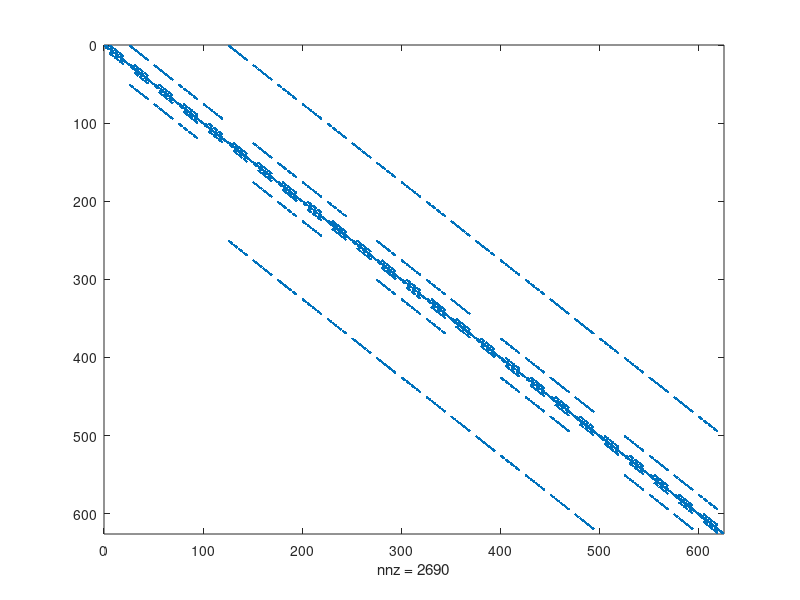

MATLAB code to generate this figure:
function hitchhiking()
    %(1)AB, (2)Ab, (3)aB, (4)ab
        
    size = 5; 
    r = 0.0;
    WA = 1.1;
    Wa = 0.9;
    
    birthdeathmat = birthdeathv3(size,WA,Wa,r);
    spy(birthdeathmat)
    %get probability of absorbption
    [V,D,W] = eig(full(birthdeathmat));
    absorbmatrix = sparse(size^4,size^4);
    for i = 1:size^4
        if(D(i,i)==1)
            elem = find(V(:,i) == 1);
            absorbmatrix(elem,:) = W(:,i)*(1/W(elem,i));
        end
    end
    
    save('absorbmat.mat', 'absorbmatrix');
end

function absorbtionmatrix()
    for n = 2:size
        %get rescue / hitchhiking but conditioned on fixation.
        vec = absorbmatrix(:,mat2elem(1,n,size,1,size));
        FA = 0;
        for i = 2:size^4 % skip the first state (0,0,0,0)
            if(vec(i) ~= 0)
                [AB,Ab,aB,ab] = elem2mat(i,size);
                [FAtemp] = projectF(AB-1,Ab-1,aB-1,ab-1,s,r,10);
                FA = FA+vec(i)*FAtemp/(1-vec(1)); %FAB/(FAB+FAb)
                %Fa = Fa+vec(i)*Fatemp/(1-vec(1));
            end
        end

        %FA
    end
end

function realizations(birthdeathmat)
        
    %realization
    mc = dtmc(transpose(birthdeathmat));
    t=100;
    out=simulate(mc,t,'X0',initialvec(1,3,size,1,size));
    matout = zeros(t,4);
    for i = 1:t
        [AB,Ab,aB,ab]=elem2mat(out(i),size);
        matout(i,:) = [AB,Ab,aB,ab];
    end
    
    plot(matout)
    dlmwrite("data/test.csv",matout)   
end

function FA = projectFAfromMatrix(size,mat)
    %get probability of absorbption
    [V,D,W] = eig(full(mat));
    absorbmatrix = sparse(size^4,size^4);
    for i = 1:size^4
        if(D(i,i)==1)
            elem = find(V(:,i) == 1);
            absorbmatrix(elem,:) = W(:,i)*(1/W(elem,i));
        end
    end
    
    %get rescue / hitchhiking but conditioned on fixation.
    vec = absorbmatrix(:,mat2elem(1,2,size,1,size));
    FA = 0;
    for i = 2:size^4 % skip the first state (0,0,0,0)
        if(vec(i) ~= 0)
            [AB,Ab,aB,ab] = elem2mat(i,size);
            [FAtemp] = projectF(AB-1,Ab-1,aB-1,ab-1,s,r,10);
            FA = FA+vec(i)*FAtemp/(1-vec(1)); %FAB/(FAB+FAb)
            %Fa = Fa+vec(i)*Fatemp/(1-vec(1));
        end
    end
    
    FA

end

function [E, V, MA, Ma] = data(t,initvec,powermat,size)
    resol = 100;
    
    temppower = eye(size^4);
    E = zeros(t,4);
    V = zeros(t,4);
    MA = zeros(t,resol);
    Ma = zeros(t,resol);
    
    for tt = 1:t
        vec = temppower*initvec;
        for i = 1: size^4
            [k,l,m,n] = elem2mat(i,size);
            E(tt,1) = E(tt,1) + (k-1)*vec(i);
            E(tt,2) = E(tt,2) + (l-1)*vec(i);
            E(tt,3) = E(tt,3) + (m-1)*vec(i);
            E(tt,4) = E(tt,4) + (n-1)*vec(i);
            V(tt,1) = V(tt,1) + (k-1)*(k-1)*vec(i);
            V(tt,2) = V(tt,2) + (l-1)*(l-1)*vec(i);
            V(tt,3) = V(tt,3) + (m-1)*(m-1)*vec(i);
            V(tt,4) = V(tt,4) + (n-1)*(n-1)*vec(i);
            
            %full prob dist for F
            if((k-1)+(l-1) ~= 0)
                %fixation of A occurred
                if(k-1 == 0)
                    MA(tt,1) = MA(tt,1) + vec(i);
                else
                    MA(tt,ceil(((k-1)/((k-1)+(l-1)))*resol)) =  MA(tt,ceil(((k-1)/((k-1)+(l-1)))*resol)) + vec(i);
                end
            else
                %no fixation of A occurred
                MA(tt,1) = MA(tt,1) + vec(i);
            end

            if((m-1)+(n-1) ~= 0)
                %fixation of A occurred
                if(m-1 == 0)
                    Ma(tt,1) = Ma(tt,1) + vec(i);
                else
                    Ma(tt,ceil(((m-1)/((m-1)+(n-1)))*resol)) =  Ma(tt,ceil(((m-1)/((m-1)+(n-1)))*resol)) + vec(i);
                end
            else
                %no fixation of A occurred
                Ma(tt,1) = Ma(tt,1) + vec(i);
            end
        end
        
        V(tt,1) = V(tt,1) - (E(tt,1)*E(tt,1));
        V(tt,2) = V(tt,2) - (E(tt,2)*E(tt,2));
        V(tt,3) = V(tt,3) - (E(tt,3)*E(tt,3));
        V(tt,4) = V(tt,4) - (E(tt,4)*E(tt,4));
                
        temppower = temppower*powermat;
    end
end

function vec = initialvec(AB,Ab,aB,ab,size)
vec = zeros(size^4,1);
vec(mat2elem(AB,Ab,aB,ab,size)) = 1;
end

function matrix = birthdeathv2(size, WA, Wa, r)
    matrix = sparse(size^4,size^4);
    for AB = 1:size
        for Ab = 1:size
            for aB = 1:size
                for ab = 1:size
                    if(AB~=size && Ab~= size) %process ends if AB || Ab == size
                        sum=AB+Ab+aB+ab-4;
                        temp = 0;
                        if(sum~=0)
                            fAB=(AB-1)/sum;
                            fAb=(Ab-1)/sum;
                            faB=(aB-1)/sum;
                            fab=(ab-1)/sum;
                            D=(fAB*fab-fAb*faB);
                            dAB=fAB-r*D;
                            dAb=fAb+r*D;
                            daB=faB+r*D;
                            dab=fab-r*D;
                            %Calculate temp
                            if(AB ~= 1)
                            temp = temp + (AB-1)*WA*0.1;
                            end
                            if(Ab ~= 1)
                            temp = temp + (Ab-1)*WA*0.1;
                            end
                            if(aB ~= 1)
                            temp = temp + (aB-1)*Wa*0.1;
                            end
                            if(ab ~= 1)
                            temp = temp + (ab-1)*Wa*0.1;
                            end
                            if(AB ~= size)
                            temp = temp + (fAB-r*(fAB*fab-fAb*faB));
                            end
                            if(Ab ~= size)
                            temp = temp + (fAb+r*(fAB*fab-fAb*faB));
                            end
                            if(aB ~= size)
                            temp = temp + (faB+r*(fAB*fab-fAb*faB));
                            end
                            if(ab ~= size)
                            temp = temp + (fab-r*(fAB*fab-fAb*faB));
                            end

                            %actual probabilities conditioned on either birth
                            %or death happening.
                            if(temp ~= 0)                           
                                if(AB ~= 1)
                                matrix(mat2elem(AB-1,Ab,aB,ab,size),mat2elem(AB,Ab,aB,ab,size)) = fAB ; 
                                end
                                if(Ab ~= 1)
                                matrix(mat2elem(AB,Ab-1,aB,ab,size),mat2elem(AB,Ab,aB,ab,size)) = (Ab-1)*WA*0.1/temp; 
                                end
                                if(aB ~= 1)
                                matrix(mat2elem(AB,Ab,aB-1,ab,size),mat2elem(AB,Ab,aB,ab,size)) = (aB-1)*Wa*0.1/temp; 
                                end
                                if(ab ~= 1)
                                matrix(mat2elem(AB,Ab,aB,ab-1,size),mat2elem(AB,Ab,aB,ab,size)) = (ab-1)*Wa*0.1/temp;
                                end

                                if(AB ~= size)
                                matrix(mat2elem(AB+1,Ab,aB,ab,size),mat2elem(AB,Ab,aB,ab,size)) = ((fAB-r*(fAB*fab-fAb*faB))/temp); 
                                end
                                if(Ab ~= size)
                                matrix(mat2elem(AB,Ab+1,aB,ab,size),mat2elem(AB,Ab,aB,ab,size)) = ((fAb+r*(fAB*fab-fAb*faB))/temp); 
                                end
                                if(aB ~= size)
                                matrix(mat2elem(AB,Ab,aB+1,ab,size),mat2elem(AB,Ab,aB,ab,size)) = ((faB+r*(fAB*fab-fAb*faB))/temp); 
                                end
                                if(ab ~= size)
                                matrix(mat2elem(AB,Ab,aB,ab+1,size),mat2elem(AB,Ab,aB,ab,size)) = ((fab-r*(fAB*fab-fAb*faB))/temp); 
                                end
                            else
                                matrix(mat2elem(AB,Ab,aB,ab,size),mat2elem(AB,Ab,aB,ab,size)) = 1;
                            end
                        end
                    else
                    %if AB == size || Ab == size
                    matrix(mat2elem(AB,Ab,aB,ab,size),mat2elem(AB,Ab,aB,ab,size)) = 1;
                    end                    
                end
            end
        end
    end
    
    matrix(1,1) = 1;
    
end

function matrix = birthdeathv3(size, WA, Wa, r)
    matrix = sparse(size^4,size^4);
    for AB = 1:size
        for Ab = 1:size
            for aB = 1:size
                for ab = 1:size
                    if(AB~=size && Ab~= size) %process ends if AB || Ab == size
                        sum=AB+Ab+aB+ab-4;
                        if(sum~=0)
                            fAB=(AB-1)/sum;
                            fAb=(Ab-1)/sum;
                            faB=(aB-1)/sum;
                            fab=(ab-1)/sum;
                            D=(fAB*fab-fAb*faB);
                            dAB=fAB-r*D;
                            dAb=fAb+r*D;
                            daB=faB+r*D;
                            dab=fab-r*D;
                            deathAB=2-WA;
                            deathAb=2-WA;
                            deathaB=2-Wa;
                            deathab=2-Wa;
                            weightedsumdeath = (fAB*deathAB+fAb*deathAb+faB*deathaB+fab*deathab);
                            Pbirth=1/(1+weightedsumdeath);
                            Pdeath=1-Pbirth;
                            if(AB ~= 1)
                            matrix(mat2elem(AB-1,Ab,aB,ab,size),mat2elem(AB,Ab,aB,ab,size)) = Pdeath*(fAB*deathAB)/(weightedsumdeath);
                            end
                            if(Ab ~= 1)
                            matrix(mat2elem(AB,Ab-1,aB,ab,size),mat2elem(AB,Ab,aB,ab,size)) = Pdeath*(fAb*deathAb)/(weightedsumdeath); 
                            end
                            if(aB ~= 1)
                            matrix(mat2elem(AB,Ab,aB-1,ab,size),mat2elem(AB,Ab,aB,ab,size)) = Pdeath*(faB*deathaB)/(weightedsumdeath);
                            end
                            if(ab ~= 1)
                            matrix(mat2elem(AB,Ab,aB,ab-1,size),mat2elem(AB,Ab,aB,ab,size)) = Pdeath*(fab*deathab)/(weightedsumdeath);
                            end

                            matrix(mat2elem(AB+1,Ab,aB,ab,size),mat2elem(AB,Ab,aB,ab,size)) = Pbirth*dAB; 
                            matrix(mat2elem(AB,Ab+1,aB,ab,size),mat2elem(AB,Ab,aB,ab,size)) = Pbirth*dAb;                                 
                            if(aB ~= size)
                                matrix(mat2elem(AB,Ab,aB+1,ab,size),mat2elem(AB,Ab,aB,ab,size)) = Pbirth*daB; 
                            else
                                matrix(mat2elem(AB,Ab,aB,ab,size),mat2elem(AB,Ab,aB,ab,size)) = Pbirth*daB;                                 
                            end
                            if(ab ~= size)
                                matrix(mat2elem(AB,Ab,aB,ab+1,size),mat2elem(AB,Ab,aB,ab,size)) = Pbirth*dab; 
                            else
                                matrix(mat2elem(AB,Ab,aB,ab,size),mat2elem(AB,Ab,aB,ab,size)) = matrix(mat2elem(AB,Ab,aB,ab,size),mat2elem(AB,Ab,aB,ab,size)) + Pbirth*dab;                                 
                            end
                        else
                            matrix(mat2elem(AB,Ab,aB,ab,size),mat2elem(AB,Ab,aB,ab,size)) = 1;
                        end
                    else
                    %if AB == size || Ab == size
                    matrix(mat2elem(AB,Ab,aB,ab,size),mat2elem(AB,Ab,aB,ab,size)) = 1;
                    end                    
                end
            end
        end
    end
    matrix(1,1) = 1;
    
end

function index = mat2elem(i,j,k,l,N)
index = (l-1)*N*N*N+(k-1)*N*N+(j-1)*N+i;
end

function [i,j,k,l] = elem2mat(index, N)
    i = mod(index-1,N)+1;
    j = mod(floor((index-1)/(N)),N)+1;
    k = mod(floor((index-1)/(N*N)),N)+1;
    l = mod(floor((index-1)/(N*N*N)),N)+1;
end

function [FA] = projectF(AB,Ab,aB,ab,s,r,t)
    sum = AB+Ab+aB+ab;
    fAB = AB/sum;
    fAb = Ab/sum;
    faB = aB/sum;
    fab = ab/sum;
    for i = 1:t
        Wbar = fAB*(1+s)+fAb*(1+s)+faB+fab;
        fABn=(fAB*fAB*(1+s)^2+fAB*faB*(1+s)+fAB*fAb*(1+s)^2+fAB*fab*(1+s)*(1-r)+faB*fAb*(1+s)*r)/(Wbar^2);
        fAbn=(fAb*fAb*(1+s)^2+fAb*fab*(1+s)+fAb*fAB*(1+s)^2+fAB*fab*(1+s)*r+faB*fAb*(1+s)*(1-r))/(Wbar^2);
        faBn=(faB*faB+faB*fab+faB*fAB*(1+s)+fAB*fab*(1+s)*r+faB*fAb*(1+s)*(1-r))/(Wbar^2);
        fabn=(fab*fab+fab*faB+fab*fAb*(1+s)+fAB*fab*(1+s)*(1-r)+faB*fAb*(1+s)*r)/(Wbar^2);
        fAB = fABn;
        fAb = fAbn;
        faB = faBn;
        fab = fabn;
    end
    FA = fAB/(fAB+fAb);
    %Fa = faB/(faB+fab);
end

% CODE GRAVEYARD

function [i,j,k,l] = multinomial(AB,Ab,aB,ab,ABn,Abn,aBn,abn,wA,wa,r)
    sum = AB+Ab+aB+ab;
    if(sum ~= 0)
        %initialize
        fAB=AB/sum;
        fAb=Ab/sum;
        faB=aB/sum;
        fab=ab/sum;
        Wbar=(fAB+fAb)*wA+(faB+fab)*wa;

        %selection
        fABs = fAB*wA/Wbar;
        fAbs = fAb*wA/Wbar;
        faBs = faB*wa/Wbar;
        fabs = fab*wa/Wbar;

        %recombination
        D = fABs*fabs-fAbs*faBs;
        fABr = fABs - r*D;
        fAbr = fAbs + r*D;
        faBr = faBs + r*D;
        fabr = fabs - r*D;

        %multinomial
        fABr^ABn*fAbr^Abn*faB^aBn*faBr^aBn*fabr^abn*nchoosek(n,k);

        
    end
    
end

function matrix = recombinationMatrix(size, rec,dt)
    matrix = sparse(size^4,size^4);
    for AB = 1:size
        for Ab = 1:size
            for aB = 1:size
                for ab = 1:size
                    sum=AB+Ab+aB+ab-4;
                    temp =0;
                    if(AB ~= size && Ab ~= 1 && aB ~= 1 && ab ~= size)
                    matrix(mat2elem(AB+1,Ab-1,aB-1,ab+1,size), mat2elem(AB,Ab,aB,ab,size)) = (Ab-1)*(aB-1)*dt*rec; temp = temp + (Ab-1)*(aB-1)*dt*rec;
                    end
                    if(AB ~= 1 && Ab ~= size && aB ~= size && ab ~= 1)
                    matrix(mat2elem(AB-1,Ab+1,aB+1,ab-1,size), mat2elem(AB,Ab,aB,ab,size)) = (AB-1)*(ab-1)*dt*rec; temp = temp + (AB-1)*(ab-1)*dt*rec;                 
                    end
                    
                    if(sum ~= 0)
                    matrix(mat2elem(AB,Ab,aB,ab,size), mat2elem(AB,Ab,aB,ab,size)) = 1-temp;
                    end
                end
            end
        end
    end
    
    matrix(1,1) = 1;
    
end

function matrix = selectionMatrix(size, bA, dA, ba, da, dt)
    matrix = sparse(size^4,size^4);
    for AB = 1:size
        for Ab = 1:size
            for aB = 1:size
                for ab = 1:size
                    sum=AB+Ab+aB+ab-4;
                    temp = 0;
                    if(AB ~= 1)
                    matrix(mat2elem(AB-1,Ab,aB,ab,size),mat2elem(AB,Ab,aB,ab,size)) = (AB-1)*dt*dA; temp=temp+(AB-1)*dt*dA;
                    end
                    if(Ab ~= 1)
                    matrix(mat2elem(AB,Ab-1,aB,ab,size),mat2elem(AB,Ab,aB,ab,size)) = (Ab-1)*dt*dA; temp=temp+(Ab-1)*dt*dA;
                    end
                    if(aB ~= 1)
                    matrix(mat2elem(AB,Ab,aB-1,ab,size),mat2elem(AB,Ab,aB,ab,size)) = (aB-1)*dt*da; temp=temp+(aB-1)*dt*da;
                    end
                    if(ab ~= 1)
                    matrix(mat2elem(AB,Ab,aB,ab-1,size),mat2elem(AB,Ab,aB,ab,size)) = (ab-1)*dt*da; temp=temp+(ab-1)*dt*da;
                    end
                    
                    if(AB ~= 1 && AB ~= size)
                    matrix(mat2elem(AB+1,Ab,aB,ab,size),mat2elem(AB,Ab,aB,ab,size)) = (AB-1)*dt*bA; temp=temp+(AB-1)*dt*bA;
                    end
                    if(Ab ~= 1 && Ab ~= size)
                    matrix(mat2elem(AB,Ab+1,aB,ab,size),mat2elem(AB,Ab,aB,ab,size)) = (Ab-1)*dt*bA; temp=temp+(Ab-1)*dt*bA;
                    end
                    if(aB ~= 1 && aB ~= size)
                    matrix(mat2elem(AB,Ab,aB+1,ab,size),mat2elem(AB,Ab,aB,ab,size)) = (aB-1)*dt*ba; temp=temp+(aB-1)*dt*ba;
                    end
                    if(ab ~= 1 && ab ~= size)
                    matrix(mat2elem(AB,Ab,aB,ab+1,size),mat2elem(AB,Ab,aB,ab,size)) = (ab-1)*dt*ba; temp=temp+(ab-1)*dt*ba;
                    end
                    
                    
                    if(sum ~= 0)
                    matrix(mat2elem(AB,Ab,aB,ab,size),mat2elem(AB,Ab,aB,ab,size)) = 1-temp;
                    end
                end
            end
        end
    end
    
    matrix(1,1) = 1;
    
end

function matrix = birthdeathv1(size, sA, r)
    matrix = sparse(size^4,size^4);
    for AB = 1:size
        for Ab = 1:size
            for aB = 1:size
                for ab = 1:size
                    sum=AB+Ab+aB+ab-4;
                    temp = 0;
                    if(sum~=0)
                        fAB=(AB-1)/sum;
                        fAb=(Ab-1)/sum;
                        faB=(aB-1)/sum;
                        fab=(ab-1)/sum;
                        %Calculate temp
                        if(AB ~= 1 && AB ~= size)
                        temp = temp + (AB-1)*(1-sA)*0.1;
                        end
                        if(Ab ~= 1 && Ab ~= size)
                        temp = temp + (Ab-1)*(1-sA)*0.1;
                        end
                        if(aB ~= 1)
                        temp = temp + (aB-1)*0.1;
                        end
                        if(ab ~= 1)
                        temp = temp + (ab-1)*0.1;
                        end
                        if(AB ~= size)
                        temp = temp + (fAB-r*(fAB*fab-fAb*faB));
                        end
                        if(Ab ~= size)
                        temp = temp + (fAb+r*(fAB*fab-fAb*faB));
                        end
                        if(aB ~= size)
                        temp = temp + (faB+r*(fAB*fab-fAb*faB));
                        end
                        if(ab ~= size)
                        temp = temp + (fab-r*(fAB*fab-fAb*faB));
                        end
                        
                        %actual probabilities conditioned on either birth
                        %or death happening.
                        if(temp ~= 0)
                            if(AB ~= 1 && AB ~= size)
                            matrix(mat2elem(AB-1,Ab,aB,ab,size),mat2elem(AB,Ab,aB,ab,size)) = (AB-1)*(1-sA)*0.1/temp; 
                            end
                            if(Ab ~= 1 && Ab ~= size)
                            matrix(mat2elem(AB,Ab-1,aB,ab,size),mat2elem(AB,Ab,aB,ab,size)) = (Ab-1)*(1-sA)*0.1/temp; 
                            end
                            if(aB ~= 1)
                            matrix(mat2elem(AB,Ab,aB-1,ab,size),mat2elem(AB,Ab,aB,ab,size)) = (aB-1)*0.1/temp; 
                            end
                            if(ab ~= 1)
                            matrix(mat2elem(AB,Ab,aB,ab-1,size),mat2elem(AB,Ab,aB,ab,size)) = (ab-1)*0.1/temp;
                            end

                            if(AB ~= size)
                            matrix(mat2elem(AB+1,Ab,aB,ab,size),mat2elem(AB,Ab,aB,ab,size)) = ((fAB-r*(fAB*fab-fAb*faB))/temp); 
                            end
                            if(Ab ~= size)
                            matrix(mat2elem(AB,Ab+1,aB,ab,size),mat2elem(AB,Ab,aB,ab,size)) = ((fAb+r*(fAB*fab-fAb*faB))/temp); 
                            end
                            if(aB ~= size)
                            matrix(mat2elem(AB,Ab,aB+1,ab,size),mat2elem(AB,Ab,aB,ab,size)) = ((faB+r*(fAB*fab-fAb*faB))/temp); 
                            end
                            if(ab ~= size)
                            matrix(mat2elem(AB,Ab,aB,ab+1,size),mat2elem(AB,Ab,aB,ab,size)) = ((fab-r*(fAB*fab-fAb*faB))/temp); 
                            end
                        else
                            matrix(mat2elem(AB,Ab,aB,ab,size),mat2elem(AB,Ab,aB,ab,size)) = 1;
                        end
                    end
                end
            end
        end
    end
    
    matrix(1,1) = 1;
    
end


